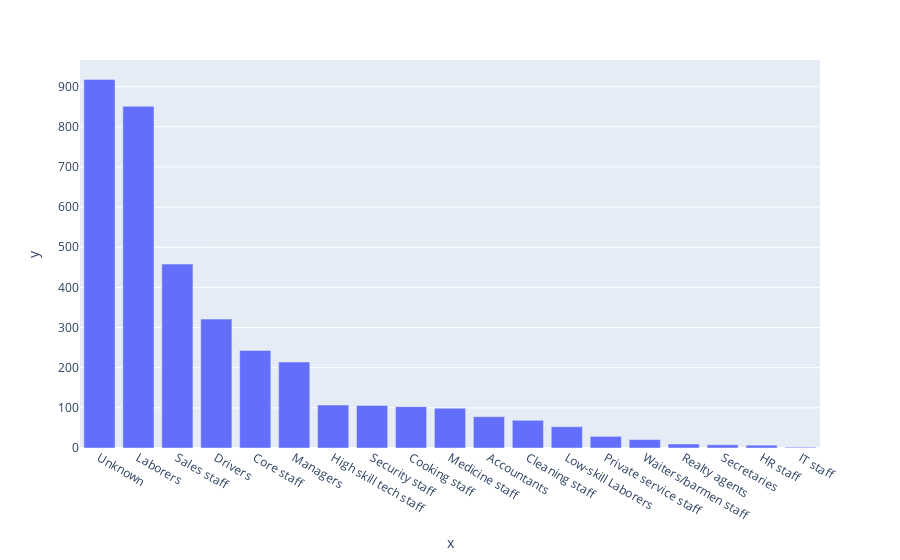
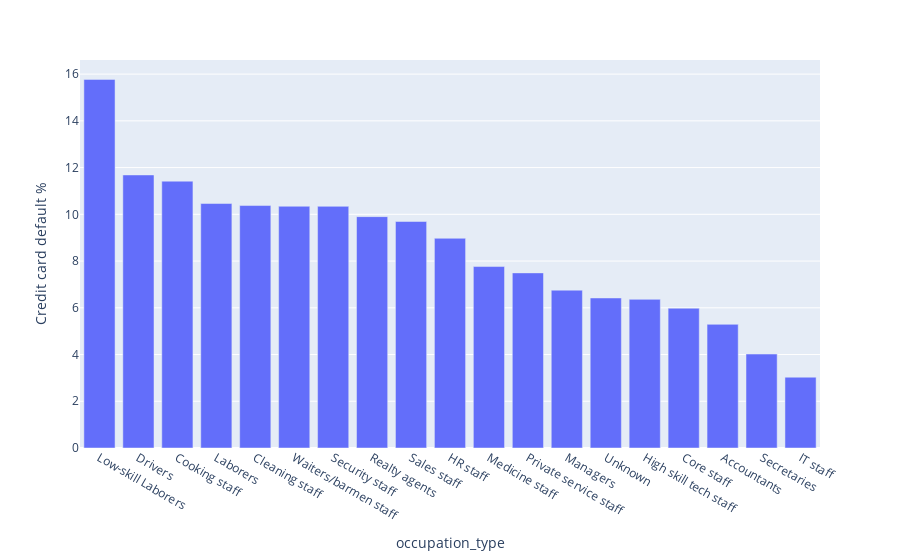

Write notebook code for charts like these, in order.
### Code cell
temp4=customer_data_copy.loc[customer_data_copy['credit_card_default']==1]
occ_df2 = temp4.groupby('occupation_type')['credit_card_default'].count().sort_values(ascending = False).reset_index()
print(occ_df2)
occ_fig2 = plt.bar(x = occ_df2['occupation_type'], y = occ_df2['credit_card_default'])
occ_fig2.show()
temp5=pd.merge(occ_df, occ_df2, how='inner', on ='occupation_type')
temp5
temp5['per']=(temp5['credit_card_default_y']/temp5['credit_card_default_x'])*100
temp5=temp5.sort_values(by='per', ascending = False)

occ_per_fig = plt.bar(x = temp5['occupation_type'], y = temp5['per'], labels={'x': 'occupation_type', 'y':'Credit card default %'})
occ_per_fig.show()

### Figure 1 — Plotly figure (JSON) as saved in the notebook; plotly's stock layout.template omitted (floating-point values rounded to 4 significant figures)
{"data": [{"alignmentgroup": "True", "hovertemplate": "x=%{x}<br>y=%{y}<extra></extra>", "legendgroup": "", "marker": {"color": "#636efa", "pattern": {"shape": ""}}, "name": "", "offsetgroup": "", "orientation": "v", "showlegend": false, "textposition": "auto", "type": "bar", "x": ["Unknown", "Laborers", "Sales staff", "Drivers", "Core staff", "Managers", "High skill tech staff", "Security staff", "Cooking staff", "Medicine staff", "Accountants", "Cleaning staff", "Low-skill Laborers", "Private service staff", "Waiters/barmen staff", "Realty agents", "Secretaries", "HR staff", "IT staff"], "xaxis": "x", "y": [918, 851, 458, 321, 243, 214, 107, 106, 103, 99, 78, 69, 53, 29, 21, 10, 8, 7, 2], "yaxis": "y"}], "layout": {"barmode": "relative", "legend": {"tracegroupgap": 0}, "margin": {"t": 60}, "xaxis": {"anchor": "y", "domain": [0, 1], "title": {"text": "x"}}, "yaxis": {"anchor": "x", "domain": [0, 1], "title": {"text": "y"}}}}

### Figure 2 — Plotly figure (JSON) as saved in the notebook; plotly's stock layout.template omitted (floating-point values rounded to 4 significant figures)
{"data": [{"alignmentgroup": "True", "hovertemplate": "occupation_type=%{x}<br>Credit card default %=%{y}<extra></extra>", "legendgroup": "", "marker": {"color": "#636efa", "pattern": {"shape": ""}}, "name": "", "offsetgroup": "", "orientation": "v", "showlegend": false, "textposition": "auto", "type": "bar", "x": ["Low-skill Laborers", "Drivers", "Cooking staff", "Laborers", "Cleaning staff", "Waiters/barmen staff", "Security staff", "Realty agents", "Sales staff", "HR staff", "Medicine staff", "Private service staff", "Managers", "Unknown", "High skill tech staff", "Core staff", "Accountants", "Secretaries", "IT staff"], "xaxis": "x", "y": [15.77, 11.69, 11.42, 10.46, 10.38, 10.34, 10.34, 9.901, 9.693, 8.974, 7.765, 7.494, 6.755, 6.42, 6.361, 5.982, 5.292, 4.02, 3.03], "yaxis": "y"}], "layout": {"barmode": "relative", "legend": {"tracegroupgap": 0}, "margin": {"t": 60}, "xaxis": {"anchor": "y", "domain": [0, 1], "title": {"text": "occupation_type"}}, "yaxis": {"anchor": "x", "domain": [0, 1], "title": {"text": "Credit card default %"}}}}
